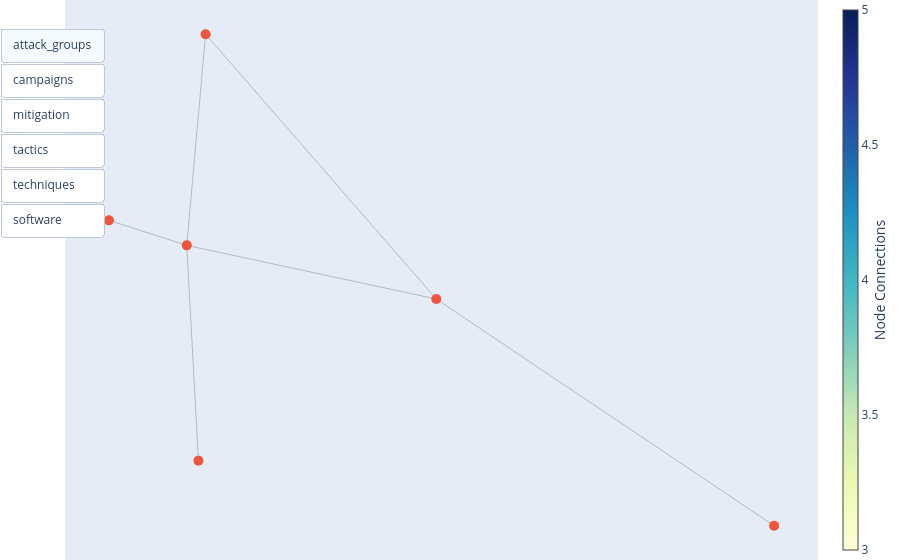

The notebook cell saved with this chart:
### Code cell
import networkx as nx
import plotly.graph_objects as go

# Create an empty directed graph
G = nx.DiGraph()

# Add nodes to the graph, each node representing a DataFrame
dfs = [mitre_attack_groups, mitre_campaigns, mitre_enterprise_mitigation,
       mitre_enterprise_tactics, mitre_enterprise_techniques, mitre_software]

for df in dfs:
    G.add_node(df.index.name, label=df.index.name)  # Using DataFrame index name as node label

# Establish relationships between nodes
# For example, connecting software and techniques, and attack_groups and software
G.add_edge('software', 'techniques', relationship='applies')
G.add_edge('attack_groups', 'software', relationship='develops')
G.add_edge('attack_groups', 'campaigns', relationship='launch')
G.add_edge('techniques', 'tactics', relationship='accomplishes')
G.add_edge('mitigation', 'techniques', relationship='prevents')
G.add_edge('attack_groups', 'techniques', relationship='uses')

# Define node positions for the layout
pos = nx.spring_layout(G, seed=42)

# Create edge trace
edge_x = []
edge_y = []
for edge in G.edges():
    x0, y0 = pos[edge[0]]
    x1, y1 = pos[edge[1]]
    edge_x += [x0, x1, None]
    edge_y += [y0, y1, None]

edge_trace = go.Scatter(
    x=edge_x, y=edge_y,
    line=dict(width=0.5, color='#888'),
    hoverinfo='none',
    mode='lines')

# Create node trace
node_x = []
node_y = []
text = []
for node, pos_value in pos.items():
    x, y = pos_value
    node_x.append(x)
    node_y.append(y)
    label = G.nodes[node].get("label", "")
    text.append(f'{label}')

node_trace = go.Scatter(
    x=node_x, y=node_y,
    mode='markers',
    hoverinfo='text',
    marker=dict(
        showscale=True,
        colorscale='YlGnBu',
        size=10,
        colorbar=dict(
            thickness=15,
            title='Node Connections',
            xanchor='left',
            titleside='right'
        )
    )
)

# Set node attributes
node_trace.text = text

# Create figure
fig = go.Figure(
    data=[edge_trace, node_trace],
    layout=go.Layout(
        showlegend=False,
        hovermode='closest',
        margin=dict(b=0, l=0, r=0, t=0),
        xaxis=dict(showgrid=False, zeroline=False, showticklabels=False),
        yaxis=dict(showgrid=False, zeroline=False, showticklabels=False))
)

# Add JavaScript code to make nodes clickable
clickable_nodes = [f"{node}" for node in G.nodes]
fig.update_layout(
    updatemenus=[
        {
            'type': 'buttons',
            'x': 0.05,
            'y': 0.95,
            'buttons': [
                {
                    'label': node,
                    'method': 'restyle',
                    'args': [
                        {'marker.color': ['red' if n == node else 'blue' for n in clickable_nodes]},
                    ]
                } for node in clickable_nodes
            ],
        },
    ]
)

# Show the figure
fig.show()

### Figure 1 — Plotly figure (JSON) as saved in the notebook; plotly's stock layout.template omitted (floating-point values rounded to 4 significant figures)
{"data": [{"hoverinfo": "none", "line": {"color": "#888", "width": 0.5}, "mode": "lines", "type": "scatter", "x": [0.2588, -0.2474, null, 0.2588, 1, null, 0.2588, -0.2887, null, -0.2631, -0.2887, null, -0.2887, -0.4596, null, -0.2474, -0.2887, null], "y": [-0.001041, 0.1902, null, -0.001041, -0.1649, null, -0.001041, 0.03772, null, -0.1178, 0.03772, null, 0.03772, 0.05579, null, 0.1902, 0.03772, null]}, {"hoverinfo": "text", "marker": {"colorbar": {"thickness": 15, "title": {"side": "right", "text": "Node Connections"}, "xanchor": "left"}, "colorscale": [[0, "rgb(255,255,217)"], [0.125, "rgb(237,248,177)"], [0.25, "rgb(199,233,180)"], [0.375, "rgb(127,205,187)"], [0.5, "rgb(65,182,196)"], [0.625, "rgb(29,145,192)"], [0.75, "rgb(34,94,168)"], [0.875, "rgb(37,52,148)"], [1, "rgb(8,29,88)"]], "showscale": true, "size": 10}, "mode": "markers", "text": ["attack_groups", "campaigns", "mitigation", "tactics", "techniques", "software"], "type": "scatter", "x": [0.2588, 1, -0.2631, -0.4596, -0.2887, -0.2474], "y": [-0.001041, -0.1649, -0.1178, 0.05579, 0.03772, 0.1902]}], "layout": {"hovermode": "closest", "margin": {"b": 0, "l": 0, "r": 0, "t": 0}, "showlegend": false, "updatemenus": [{"buttons": [{"args": [{"marker.color": ["red", "blue", "blue", "blue", "blue", "blue"]}], "label": "attack_groups", "method": "restyle"}, {"args": [{"marker.color": ["blue", "red", "blue", "blue", "blue", "blue"]}], "label": "campaigns", "method": "restyle"}, {"args": [{"marker.color": ["blue", "blue", "red", "blue", "blue", "blue"]}], "label": "mitigation", "method": "restyle"}, {"args": [{"marker.color": ["blue", "blue", "blue", "red", "blue", "blue"]}], "label": "tactics", "method": "restyle"}, {"args": [{"marker.color": ["blue", "blue", "blue", "blue", "red", "blue"]}], "label": "techniques", "method": "restyle"}, {"args": [{"marker.color": ["blue", "blue", "blue", "blue", "blue", "red"]}], "label": "software", "method": "restyle"}], "type": "buttons", "x": 0.05, "y": 0.95}], "xaxis": {"showgrid": false, "showticklabels": false, "zeroline": false}, "yaxis": {"showgrid": false, "showticklabels": false, "zeroline": false}}}
